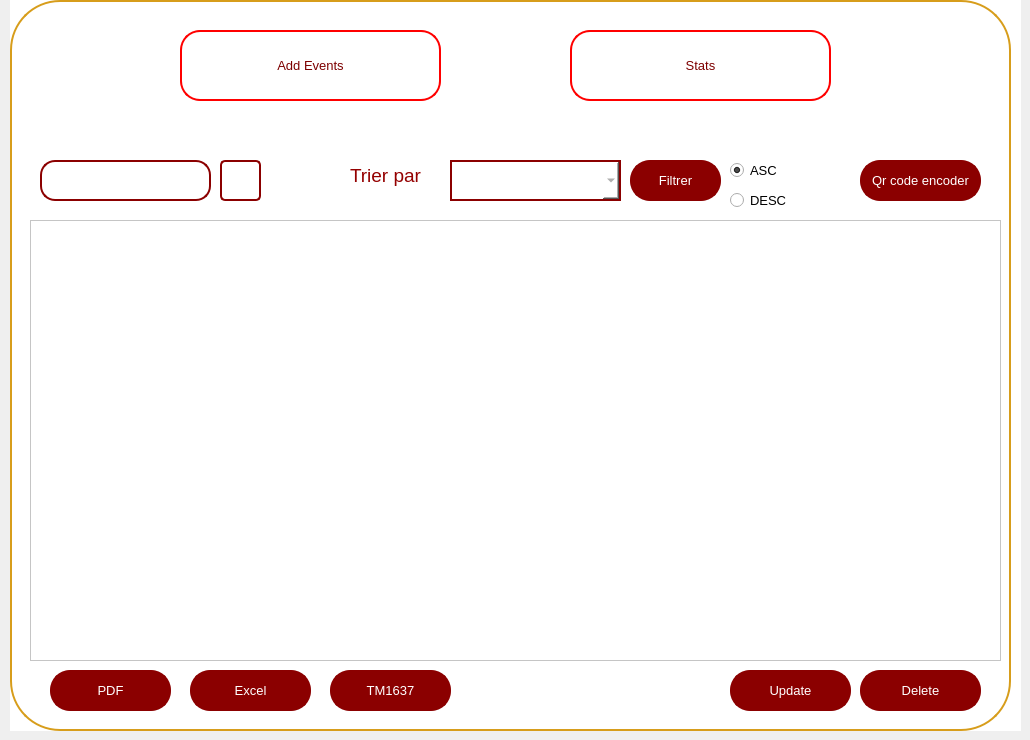
    <widget class="QWidget" name="listeeventspage">
     <widget class="QWidget" name="events_widget" native="true">
      <property name="geometry">
       <rect>
        <x>10</x>
        <y>0</y>
        <width>1011</width>
        <height>731</height>
       </rect>
      </property>
      <property name="font">
       <font>
        <pointsize>10</pointsize>
       </font>
      </property>
      <property name="styleSheet">
       <string notr="true">background-color: rgb(255, 255, 255);
</string>
      </property>
      <widget class="QPushButton" name="border2_4">
       <property name="geometry">
        <rect>
         <x>0</x>
         <y>0</y>
         <width>1001</width>
         <height>731</height>
        </rect>
       </property>
       <property name="styleSheet">
        <string notr="true">/*QPushButton {
    background-color: white;
    color: darkred;
    border: 2px solid darkred;
    border-radius: 50px;
    padding: 10px; 
}*/
QPushButton {
    background-color: white;
    color: darkred;
    border: 2px solid rgb(215, 157, 27);
    border-radius: 50px;
    padding: 10px; 
}</string>
       </property>
       <property name="text">
        <string/>
       </property>
      </widget>
      <widget class="QPushButton" name="add_events_4">
       <property name="geometry">
        <rect>
         <x>170</x>
         <y>30</y>
         <width>261</width>
         <height>71</height>
        </rect>
       </property>
       <property name="styleSheet">
        <string notr="true">/*QPushButton {
    background-color: white;
    color: darkred;
    border: 2px solid darkred;
    border-radius: 20px;
    padding: 10px; 
}*/
QPushButton {
    background-color: white;
    color: rgb(125, 0, 0);
    border: 2px solid rgb(255, 0, 0); 
    border-radius: 20px; 
    padding: 10px; 
    transition: background-color 0.3s, color 0.3s; 
}
QPushButton:hover {
    background-color: rgb(215, 157, 27);
    color: white;
    border: 4px solid rgb(215, 157, 27); 
    outline: none; 
}</string>
       </property>
       <property name="text">
        <string>Add Events</string>
       </property>
       <property name="icon">
        <iconset resource="src.qrc">
         <normaloff>:/src/free-event-processing-calendar-appointment-planner-schedule-reminder-6-5604.webp</normaloff>:/src/free-event-processing-calendar-appointment-planner-schedule-reminder-6-5604.webp</iconset>
       </property>
       <property name="iconSize">
        <size>
         <width>100</width>
         <height>50</height>
        </size>
       </property>
      </widget>
      <widget class="QPushButton" name="stats_events_4">
       <property name="geometry">
        <rect>
         <x>560</x>
         <y>30</y>
         <width>261</width>
         <height>71</height>
        </rect>
       </property>
       <property name="font">
        <font>
         <pointsize>10</pointsize>
        </font>
       </property>
       <property name="styleSheet">
        <string notr="true">/*QPushButton {
    background-color: white;
    color: darkred;
    border: 2px solid darkred;
    border-radius: 20px; /
    padding: 10px;
}*/
QPushButton {
    background-color: white;
    color: rgb(125, 0, 0);
    border: 2px solid rgb(255, 0, 0); 
    border-radius: 20px; 
    padding: 10px; 
    transition: background-color 0.3s, color 0.3s; 
}
QPushButton:hover {
    background-color: rgb(215, 157, 27);
    color: white;
    border: 4px solid rgb(215, 157, 27); 
    outline: none; 
}</string>
       </property>
       <property name="text">
        <string>Stats</string>
       </property>
       <property name="icon">
        <iconset resource="src.qrc">
         <normaloff>:/src/243987.png</normaloff>:/src/243987.png</iconset>
       </property>
       <property name="iconSize">
        <size>
         <width>100</width>
         <height>50</height>
        </size>
       </property>
      </widget>
      <widget class="QLineEdit" name="search_line_4">
       <property name="geometry">
        <rect>
         <x>30</x>
         <y>160</y>
         <width>171</width>
         <height>41</height>
        </rect>
       </property>
       <property name="styleSheet">
        <string notr="true">QLineEdit {
    border: 2px solid darkred;
    border-radius: 15px; 
    padding: 5px; 
    color: grey;
}

QLineEdit:focus {
    border: 2px solid darkred;
    border-radius: 15px; 
    padding: 5px; 
    color: grey;
}</string>
       </property>
       <property name="text">
        <string/>
       </property>
      </widget>
      <widget class="QPushButton" name="search_button_4">
       <property name="geometry">
        <rect>
         <x>210</x>
         <y>160</y>
         <width>41</width>
         <height>41</height>
        </rect>
       </property>
       <property name="styleSheet">
        <string notr="true">QPushButton {
    background-color: white;
    color: darkred;
    border: 2px solid darkred;
    border-radius: 5px; 
    padding: 10px; 
}</string>
       </property>
       <property name="text">
        <string/>
       </property>
       <property name="icon">
        <iconset resource="src.qrc">
         <normaloff>:/src/search.png</normaloff>:/src/search.png</iconset>
       </property>
      </widget>
      <widget class="QLabel" name="msg_trier_4">
       <property name="geometry">
        <rect>
         <x>340</x>
         <y>160</y>
         <width>91</width>
         <height>31</height>
        </rect>
       </property>
       <property name="font">
        <font>
         <pointsize>14</pointsize>
        </font>
       </property>
       <property name="styleSheet">
        <string notr="true">color: rgb(148, 0, 0);</string>
       </property>
       <property name="text">
        <string>Trier par</string>
       </property>
      </widget>
      <widget class="QPushButton" name="filtrer_button_4">
       <property name="geometry">
        <rect>
         <x>620</x>
         <y>160</y>
         <width>91</width>
         <height>41</height>
        </rect>
       </property>
       <property name="font">
        <font>
         <pointsize>10</pointsize>
        </font>
       </property>
       <property name="styleSheet">
        <string notr="true">
QPushButton {
    background-color: darkred;
    color: white;
    border: 2px solid darkred;
    border-radius: 20px; 
    padding: 10px; 
}

QPushButton:hover {
    background-color: red; 
}

QLineEdit {
    border: 2px solid darkred;
    border-radius: 15px; 
    padding: 5px; 
    color: white;
}

QLineEdit:focus {
    border: 2px solid darkred;
    border-radius: 15px; 
    padding: 5px; 
    color: white;
}
</string>
       </property>
       <property name="text">
        <string>Filtrer</string>
       </property>
      </widget>
      <widget class="QPushButton" name="qrcode_button_4">
       <property name="geometry">
        <rect>
         <x>850</x>
         <y>160</y>
         <width>121</width>
         <height>41</height>
        </rect>
       </property>
       <property name="styleSheet">
        <string notr="true">
QPushButton {
    background-color: darkred;
    color: white;
    border: 2px solid darkred;
    border-radius: 20px; 
    padding: 10px; 
}

QPushButton:hover {
    background-color: red; 
}

QLineEdit {
    border: 2px solid darkred;
    border-radius: 15px; 
    padding: 5px; 
    color: white;
}

QLineEdit:focus {
    border: 2px solid darkred;
    border-radius: 15px; 
    padding: 5px; 
    color: white;
}</string>
       </property>
       <property name="text">
        <string>Qr code encoder</string>
       </property>
      </widget>
      <widget class="QPushButton" name="pdf_button_4">
       <property name="geometry">
        <rect>
         <x>40</x>
         <y>670</y>
         <width>121</width>
         <height>41</height>
        </rect>
       </property>
       <property name="styleSheet">
        <string notr="true">
QPushButton {
    background-color: darkred;
    color: white;
    border: 2px solid darkred;
    border-radius: 20px; 
    padding: 10px; 
}

QPushButton:hover {
    background-color: red; 
}

QLineEdit {
    border: 2px solid darkred;
    border-radius: 15px; 
    padding: 5px; 
    color: white;
}

QLineEdit:focus {
    border: 2px solid darkred;
    border-radius: 15px; 
    padding: 5px; 
    color: white;
}
</string>
       </property>
       <property name="text">
        <string>PDF</string>
       </property>
      </widget>
      <widget class="QPushButton" name="delete_button_4">
       <property name="geometry">
        <rect>
         <x>850</x>
         <y>670</y>
         <width>121</width>
         <height>41</height>
        </rect>
       </property>
       <property name="styleSheet">
        <string notr="true">
QPushButton {
    background-color: darkred;
    color: white;
    border: 2px solid darkred;
    border-radius: 20px; 
    padding: 10px; 
}

QPushButton:hover {
    background-color: red; 
}

QLineEdit {
    border: 2px solid darkred;
    border-radius: 15px; 
    padding: 5px; 
    color: white;
}

QLineEdit:focus {
    border: 2px solid darkred;
    border-radius: 15px; 
    padding: 5px; 
    color: white;
}
</string>
       </property>
       <property name="text">
        <string>Delete</string>
       </property>
      </widget>
      <widget class="QPushButton" name="update_button_4">
       <property name="geometry">
        <rect>
         <x>720</x>
         <y>670</y>
         <width>121</width>
         <height>41</height>
        </rect>
       </property>
       <property name="styleSheet">
        <string notr="true">
QPushButton {
    background-color: darkred;
    color: white;
    border: 2px solid darkred;
    border-radius: 20px; 
    padding: 10px; 
}

QPushButton:hover {
    background-color: red; 
}

QLineEdit {
    border: 2px solid darkred;
    border-radius: 15px; 
    padding: 5px; 
    color: white;
}

QLineEdit:focus {
    border: 2px solid darkred;
    border-radius: 15px; 
    padding: 5px; 
    color: white;
}</string>
       </property>
       <property name="text">
        <string>Update</string>
       </property>
      </widget>
      <widget class="QTableView" name="tableView_4">
       <property name="geometry">
        <rect>
         <x>20</x>
         <y>220</y>
         <width>971</width>
         <height>441</height>
        </rect>
       </property>
      </widget>
      <widget class="QRadioButton" name="radioButton">
       <property name="geometry">
        <rect>
         <x>720</x>
         <y>160</y>
         <width>97</width>
         <height>20</height>
        </rect>
       </property>
       <property name="text">
        <string>ASC</string>
       </property>
       <property name="checked">
        <bool>true</bool>
       </property>
      </widget>
      <widget class="QRadioButton" name="radioButton_2">
       <property name="geometry">
        <rect>
         <x>720</x>
         <y>190</y>
         <width>97</width>
         <height>20</height>
        </rect>
       </property>
       <property name="text">
        <string>DESC</string>
       </property>
      </widget>
      <widget class="QComboBox" name="tritext">
       <property name="geometry">
        <rect>
         <x>440</x>
         <y>160</y>
         <width>171</width>
         <height>41</height>
        </rect>
       </property>
       <property name="styleSheet">
        <string notr="true">QComboBox {
    border: 2px solid darkred;
    border-radius: 0px;
    padding: 5px;
    color: grey;
}

QComboBox::drop-down {
     
}

QComboBox:focus {
    border: 2px solid darkred;
    border-radius: 15px;
    padding: 5px;
    color: grey;
}


</string>
       </property>
       <property name="editable">
        <bool>false</bool>
       </property>
       <property name="currentText">
        <string/>
       </property>
       <item>
        <property name="text">
         <string/>
        </property>
       </item>
       <item>
        <property name="text">
         <string>id_event</string>
        </property>
       </item>
       <item>
        <property name="text">
         <string>NomEvent</string>
        </property>
       </item>
       <item>
        <property name="text">
         <string>date_debut_event</string>
        </property>
       </item>
       <item>
        <property name="text">
         <string>date_fin_event</string>
        </property>
       </item>
       <item>
        <property name="text">
         <string>id_contrat</string>
        </property>
       </item>
       <item>
        <property name="text">
         <string>id_salle</string>
        </property>
       </item>
       <item>
        <property name="text">
         <string>nbr_inv</string>
        </property>
       </item>
      </widget>
      <widget class="QPushButton" name="pdf_button_5">
       <property name="geometry">
        <rect>
         <x>180</x>
         <y>670</y>
         <width>121</width>
         <height>41</height>
        </rect>
       </property>
       <property name="styleSheet">
        <string notr="true">
QPushButton {
    background-color: darkred;
    color: white;
    border: 2px solid darkred;
    border-radius: 20px; 
    padding: 10px; 
}

QPushButton:hover {
    background-color: red; 
}

QLineEdit {
    border: 2px solid darkred;
    border-radius: 15px; 
    padding: 5px; 
    color: white;
}

QLineEdit:focus {
    border: 2px solid darkred;
    border-radius: 15px; 
    padding: 5px; 
    color: white;
}
</string>
       </property>
       <property name="text">
        <string>Excel</string>
       </property>
      </widget>
      <widget class="QPushButton" name="pdf_button_8">
       <property name="geometry">
        <rect>
         <x>320</x>
         <y>670</y>
         <width>121</width>
         <height>41</height>
        </rect>
       </property>
       <property name="styleSheet">
        <string notr="true">
QPushButton {
    background-color: darkred;
    color: white;
    border: 2px solid darkred;
    border-radius: 20px; 
    padding: 10px; 
}

QPushButton:hover {
    background-color: red; 
}

QLineEdit {
    border: 2px solid darkred;
    border-radius: 15px; 
    padding: 5px; 
    color: white;
}

QLineEdit:focus {
    border: 2px solid darkred;
    border-radius: 15px; 
    padding: 5px; 
    color: white;
}
</string>
       </property>
       <property name="text">
        <string>TM1637</string>
       </property>
      </widget>
     </widget>
    </widget>
